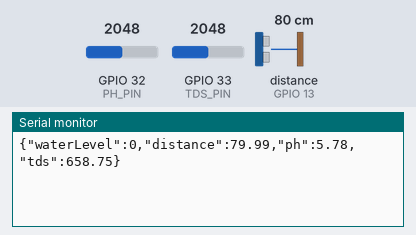
The sketch below on a simulated ESP32. On the bench: the last lines printed to the serial monitor. Wiring (inferred from the names in the program): ultrasonic range finder: trigger GPIO 12; echo GPIO 13. Inputs (shaded band) come from the test bench; at power-on: distance to the obstacle (sensor on GPIO 13) 80 cm, GPIO 32 (PH_PIN) = 2048, GPIO 33 (TDS_PIN) = 2048. The echo pulse lasts 58.3 µs per cm.

Above: at 1.2 s.
1.3 s: distance to the obstacle (sensor on GPIO 13) set to 2 cm
At 2.6 s:
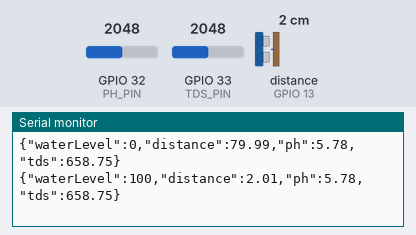
2.8 s: GPIO 32 (PH_PIN) set to 2866
At 4.0 s:
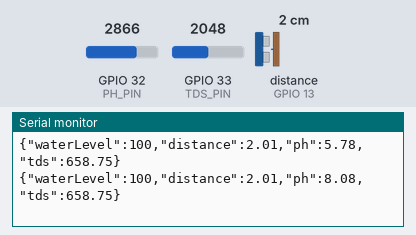
4.3 s: GPIO 33 (TDS_PIN) set to 2866
At 5.4 s:
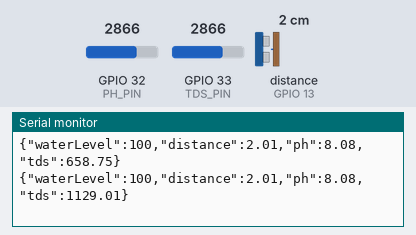
5.8 s: distance to the obstacle (sensor on GPIO 13) set to 4 cm
At 6.6 s:
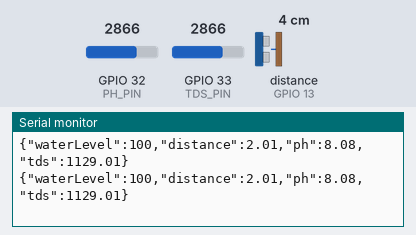
7.3 s: GPIO 32 (PH_PIN) set to 3603
At 7.8 s:
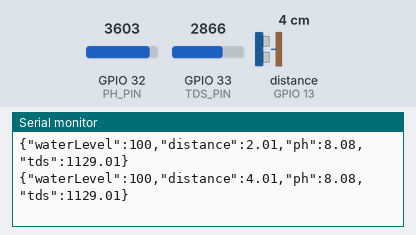
8.8 s: GPIO 33 (TDS_PIN) set to 3603
At 10.0 s:
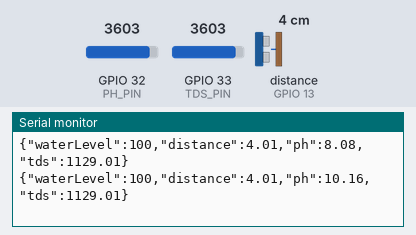
Timing chart, 0 to 11.3 s (numbered marks = the images above; inputs shaded):
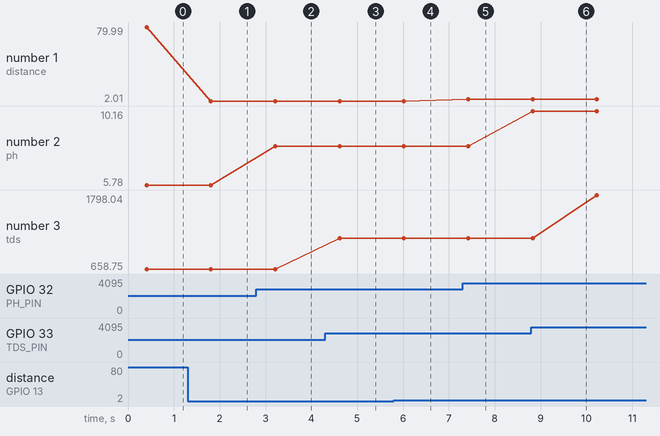

Measured:
- after the input at 1.3 s, the serial monitor: prints a new line after 0.51 s (image 1)
- after the input at 2.8 s, the serial monitor: prints a new line after 0.41 s (image 2)
- after the input at 4.3 s, the serial monitor: prints a new line after 0.32 s (image 3)
- plotted number 1: 79.99 → 2.01 after the input at 1.3 s
- plotted number 2: 5.78 → 8.08 after the input at 2.8 s
- plotted number 3: 658.75 → 1129.01 after the input at 4.3 s, 1129.01 → 1798.04 after the input at 8.8 s

The sketch:

smart_hydroponics_esp32.ino
```cpp
/*
  Smart Hydroponics - ESP32 Sensor Telemetry Firmware
  Baud Rate: 115200
  Format: JSON Lines (newline-terminated JSON objects)

  Wiring Diagram (Standard ESP32 Pins):

  1. Ultrasonic Sensor (HC-SR04):
     - VCC -> 5V
     - GND -> GND
     - TRIG -> GPIO 12 (Output)
     - ECHO -> GPIO 13 (Input)

  2. Analog pH Sensor:
     - VCC -> 5V
     - GND -> GND
     - Signal (PO) -> GPIO 32 (Analog ADC1_CH4)

  3. Analog TDS Sensor:
     - VCC -> 3.3V or 5V
     - GND -> GND
     - Signal -> GPIO 33 (Analog ADC1_CH5)
*/

// Pin Definitions
#define TRIG_PIN 12
#define ECHO_PIN 13
#define PH_PIN 32
#define TDS_PIN 33

// Physical configuration of the reservoir
const float TANK_EMPTY_DISTANCE = 60.0; // Distance in cm when reservoir is empty
const float TANK_FULL_DISTANCE = 13.0;    // Distance in cm when reservoir is full

void setup() {
  // Initialize Serial communication at 115200 baud
  Serial.begin(115200);
  while (!Serial) {
    ; // Wait for Serial to initialize (required for some USB interfaces)
  }

  // Configure pin modes
  pinMode(TRIG_PIN, OUTPUT);
  pinMode(ECHO_PIN, INPUT);

  // Set ADC attenuation to 11dB (allows reading voltages up to ~3.1-3.3V on ESP32)
  analogSetPinAttenuation(PH_PIN, ADC_11db);
  analogSetPinAttenuation(TDS_PIN, ADC_11db);
}

void loop() {
  // 1. READ ULTRASONIC SENSOR (DISTANCE & WATER LEVEL %)
  digitalWrite(TRIG_PIN, LOW);
  delayMicroseconds(2);
  digitalWrite(TRIG_PIN, HIGH);
  delayMicroseconds(10);
  digitalWrite(TRIG_PIN, LOW);

  long duration = pulseIn(ECHO_PIN, HIGH);
  // Calculate distance in cm (Speed of sound = 343 m/s = 0.0343 cm/us)
  float distance = (float)duration * 0.0343 / 2.0;

  // Calculate water level percentage
  int waterLevel = 0;
  if (distance <= TANK_FULL_DISTANCE) {
    waterLevel = 100;
  } else if (distance >= TANK_EMPTY_DISTANCE) {
    waterLevel = 0;
  } else {
    waterLevel = (int)(((TANK_EMPTY_DISTANCE - distance) * 100.0) / (TANK_EMPTY_DISTANCE - TANK_FULL_DISTANCE));
  }

  // 2. READ ANALOG pH SENSOR
  int phRawValues[10];
  int temp;

  // Sample 10 readings for stability
  for (int i = 0; i < 10; i++) {
    phRawValues[i] = analogRead(PH_PIN);
    delay(20);
  }

  // Sort values to filter noise (median/mean filtering)
  for (int i = 0; i < 9; i++) {
    for (int j = i + 1; j < 10; j++) {
      if (phRawValues[i] > phRawValues[j]) {
        temp = phRawValues[i];
        phRawValues[i] = phRawValues[j];
        phRawValues[j] = temp;
      }
    }
  }

  // Average middle 6 readings
  long phRawAvg = 0;
  for (int i = 2; i < 8; i++) {
    phRawAvg += phRawValues[i];
  }

  // ESP32 ADC is 12-bit (0-4095) with a 3.3V reference
  float phVoltage = ((float)phRawAvg / 6.0) * 3.3 / 4095.0;
  // Default non-calibrated conversion. Adjust slope and offset during calibration:
  float phValue = 3.5 * phVoltage;
  if (phValue > 14.0) phValue = 14.0;
  if (phValue < 0.0) phValue = 0.0;

  // 3. READ ANALOG TDS SENSOR
  int tdsRawValues[10];

  // Sample 10 readings for stability
  for (int i = 0; i < 10; i++) {
    tdsRawValues[i] = analogRead(TDS_PIN);
    delay(20);
  }

  // Sort values
  for (int i = 0; i < 9; i++) {
    for (int j = i + 1; j < 10; j++) {
      if (tdsRawValues[i] > tdsRawValues[j]) {
        temp = tdsRawValues[i];
        tdsRawValues[i] = tdsRawValues[j];
        tdsRawValues[j] = temp;
      }
    }
  }

  // Average middle 6 readings
  long tdsRawAvg = 0;
  for (int i = 2; i < 8; i++) {
    tdsRawAvg += tdsRawValues[i];
  }

  float tdsVoltage = ((float)tdsRawAvg / 6.0) * 3.3 / 4095.0;
  // Convert voltage to TDS value (PPM) at standard 25C (approximate formula)
  float compensationCoefficient = 1.0; // Assume 25C since temp sensor is not installed
  float compensativeVoltage = tdsVoltage / compensationCoefficient;
  float tdsValue = (133.33 * compensativeVoltage * compensativeVoltage * compensativeVoltage
                    - 255.86 * compensativeVoltage * compensativeVoltage
                    + 857.39 * compensativeVoltage) * 0.5;
  if (tdsValue < 0) tdsValue = 0;

  // 4. PRINT JSON LINES TO SERIAL INTERFACE
  // Format: {"waterLevel":84,"distance":16.23,"ph":6.12,"tds":1034.52}
  Serial.print("{\"waterLevel\":");
  Serial.print(waterLevel);
  Serial.print(",\"distance\":");
  Serial.print(distance, 2);
  Serial.print(",\"ph\":");
  Serial.print(phValue, 2);
  Serial.print(",\"tds\":");
  Serial.print(tdsValue, 2);
  Serial.println("}"); // println prints the required newline '\n' to terminate the JSON line

  // Wait 1 second before sending the next telemetry reading
  delay(1000);
}
```
